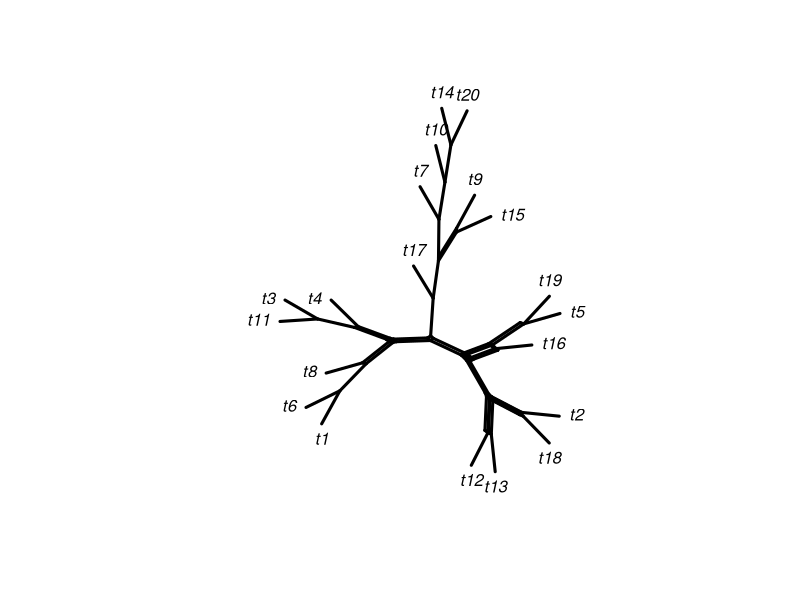

R code for this plot:
library(phangorn)


### Name: as.networx
### Title: Phylogenetic networks
### Aliases: as.networx networx as.networx.splits as.networx.phylo
###   plot.networx
### Keywords: plot

### ** Examples


set.seed(1)
tree1 <- rtree(20, rooted=FALSE)
sp <- as.splits(rNNI(tree1, n=10))
net <- as.networx(sp)
plot(net, "2D")
## Not run: 
##D # also see example in consensusNet 
##D example(consensusNet)
## End(Not run)
